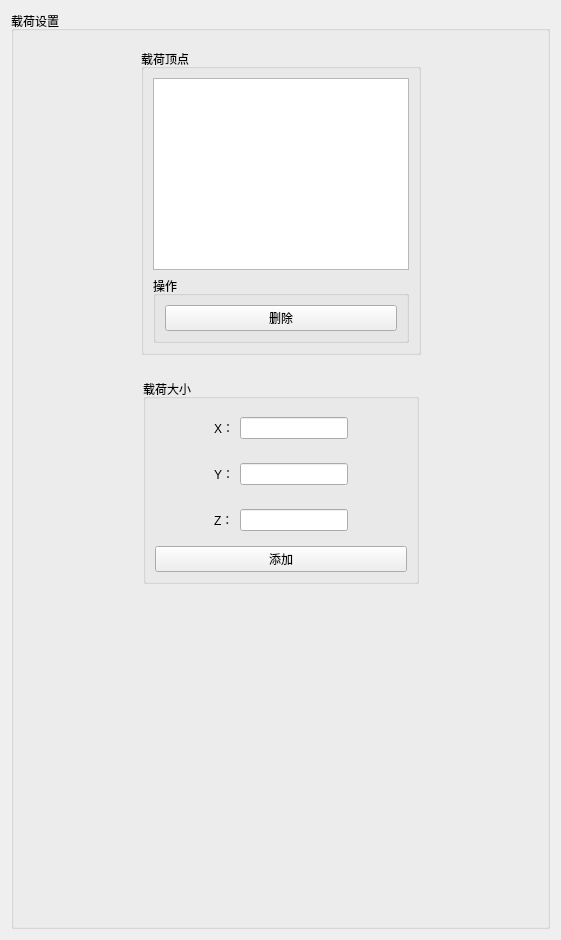
<?xml version="1.0" encoding="UTF-8"?>
<ui version="4.0">
 <class>Finite3D_LoadSet</class>
 <widget class="QWidget" name="Finite3D_LoadSet">
  <property name="geometry">
   <rect>
    <x>0</x>
    <y>0</y>
    <width>561</width>
    <height>940</height>
   </rect>
  </property>
  <property name="windowTitle">
   <string>Form</string>
  </property>
  <layout class="QVBoxLayout" name="verticalLayout">
   <item>
    <widget class="QGroupBox" name="groupBox">
     <property name="sizePolicy">
      <sizepolicy hsizetype="Expanding" vsizetype="Minimum">
       <horstretch>0</horstretch>
       <verstretch>0</verstretch>
      </sizepolicy>
     </property>
     <property name="title">
      <string>载荷设置</string>
     </property>
     <layout class="QVBoxLayout" name="verticalLayout_7">
      <item>
       <widget class="QWidget" name="widget" native="true">
        <layout class="QHBoxLayout" name="horizontalLayout">
         <item>
          <spacer name="horizontalSpacer">
           <property name="orientation">
            <enum>Qt::Horizontal</enum>
           </property>
           <property name="sizeHint" stdset="0">
            <size>
             <width>40</width>
             <height>20</height>
            </size>
           </property>
          </spacer>
         </item>
         <item>
          <widget class="QGroupBox" name="groupBox_2">
           <property name="sizePolicy">
            <sizepolicy hsizetype="Fixed" vsizetype="Fixed">
             <horstretch>0</horstretch>
             <verstretch>0</verstretch>
            </sizepolicy>
           </property>
           <property name="title">
            <string>载荷顶点</string>
           </property>
           <layout class="QVBoxLayout" name="verticalLayout_4">
            <item>
             <widget class="QListWidget" name="listWidget"/>
            </item>
            <item>
             <widget class="QGroupBox" name="groupBox_3">
              <property name="title">
               <string>操作</string>
              </property>
              <layout class="QHBoxLayout" name="horizontalLayout_2">
               <item>
                <widget class="QPushButton" name="pushButton_del">
                 <property name="text">
                  <string>删除</string>
                 </property>
                </widget>
               </item>
              </layout>
             </widget>
            </item>
           </layout>
          </widget>
         </item>
         <item>
          <spacer name="horizontalSpacer_2">
           <property name="orientation">
            <enum>Qt::Horizontal</enum>
           </property>
           <property name="sizeHint" stdset="0">
            <size>
             <width>40</width>
             <height>20</height>
            </size>
           </property>
          </spacer>
         </item>
        </layout>
       </widget>
      </item>
      <item>
       <widget class="QWidget" name="widget_12" native="true">
        <layout class="QHBoxLayout" name="horizontalLayout_13">
         <item>
          <spacer name="horizontalSpacer_23">
           <property name="orientation">
            <enum>Qt::Horizontal</enum>
           </property>
           <property name="sizeHint" stdset="0">
            <size>
             <width>40</width>
             <height>20</height>
            </size>
           </property>
          </spacer>
         </item>
         <item>
          <widget class="QGroupBox" name="groupBox_5">
           <property name="sizePolicy">
            <sizepolicy hsizetype="Fixed" vsizetype="Preferred">
             <horstretch>0</horstretch>
             <verstretch>0</verstretch>
            </sizepolicy>
           </property>
           <property name="minimumSize">
            <size>
             <width>276</width>
             <height>0</height>
            </size>
           </property>
           <property name="title">
            <string>载荷大小</string>
           </property>
           <layout class="QVBoxLayout" name="verticalLayout_3">
            <item>
             <widget class="QWidget" name="widget_13" native="true">
              <layout class="QHBoxLayout" name="horizontalLayout_14">
               <item>
                <spacer name="horizontalSpacer_24">
                 <property name="orientation">
                  <enum>Qt::Horizontal</enum>
                 </property>
                 <property name="sizeHint" stdset="0">
                  <size>
                   <width>40</width>
                   <height>20</height>
                  </size>
                 </property>
                </spacer>
               </item>
               <item>
                <widget class="QLabel" name="label_10">
                 <property name="text">
                  <string>X：</string>
                 </property>
                </widget>
               </item>
               <item>
                <widget class="QLineEdit" name="lineEdit_x0"/>
               </item>
               <item>
                <spacer name="horizontalSpacer_25">
                 <property name="orientation">
                  <enum>Qt::Horizontal</enum>
                 </property>
                 <property name="sizeHint" stdset="0">
                  <size>
                   <width>40</width>
                   <height>20</height>
                  </size>
                 </property>
                </spacer>
               </item>
              </layout>
             </widget>
            </item>
            <item>
             <widget class="QWidget" name="widget_14" native="true">
              <layout class="QHBoxLayout" name="horizontalLayout_15">
               <item>
                <spacer name="horizontalSpacer_26">
                 <property name="orientation">
                  <enum>Qt::Horizontal</enum>
                 </property>
                 <property name="sizeHint" stdset="0">
                  <size>
                   <width>40</width>
                   <height>20</height>
                  </size>
                 </property>
                </spacer>
               </item>
               <item>
                <widget class="QLabel" name="label_11">
                 <property name="text">
                  <string>Y：</string>
                 </property>
                </widget>
               </item>
               <item>
                <widget class="QLineEdit" name="lineEdit_y0"/>
               </item>
               <item>
                <spacer name="horizontalSpacer_27">
                 <property name="orientation">
                  <enum>Qt::Horizontal</enum>
                 </property>
                 <property name="sizeHint" stdset="0">
                  <size>
                   <width>40</width>
                   <height>20</height>
                  </size>
                 </property>
                </spacer>
               </item>
              </layout>
             </widget>
            </item>
            <item>
             <widget class="QWidget" name="widget_15" native="true">
              <layout class="QHBoxLayout" name="horizontalLayout_16">
               <item>
                <spacer name="horizontalSpacer_28">
                 <property name="orientation">
                  <enum>Qt::Horizontal</enum>
                 </property>
                 <property name="sizeHint" stdset="0">
                  <size>
                   <width>40</width>
                   <height>20</height>
                  </size>
                 </property>
                </spacer>
               </item>
               <item>
                <widget class="QLabel" name="label_12">
                 <property name="text">
                  <string>Z：</string>
                 </property>
                </widget>
               </item>
               <item>
                <widget class="QLineEdit" name="lineEdit_z0"/>
               </item>
               <item>
                <spacer name="horizontalSpacer_29">
                 <property name="orientation">
                  <enum>Qt::Horizontal</enum>
                 </property>
                 <property name="sizeHint" stdset="0">
                  <size>
                   <width>40</width>
                   <height>20</height>
                  </size>
                 </property>
                </spacer>
               </item>
              </layout>
             </widget>
            </item>
            <item>
             <widget class="QPushButton" name="pushButton_add">
              <property name="text">
               <string>添加</string>
              </property>
             </widget>
            </item>
           </layout>
          </widget>
         </item>
         <item>
          <spacer name="horizontalSpacer_30">
           <property name="orientation">
            <enum>Qt::Horizontal</enum>
           </property>
           <property name="sizeHint" stdset="0">
            <size>
             <width>40</width>
             <height>20</height>
            </size>
           </property>
          </spacer>
         </item>
        </layout>
       </widget>
      </item>
      <item>
       <spacer name="verticalSpacer">
        <property name="orientation">
         <enum>Qt::Vertical</enum>
        </property>
        <property name="sizeHint" stdset="0">
         <size>
          <width>20</width>
          <height>40</height>
         </size>
        </property>
       </spacer>
      </item>
     </layout>
    </widget>
   </item>
  </layout>
 </widget>
 <resources/>
 <connections/>
</ui>
